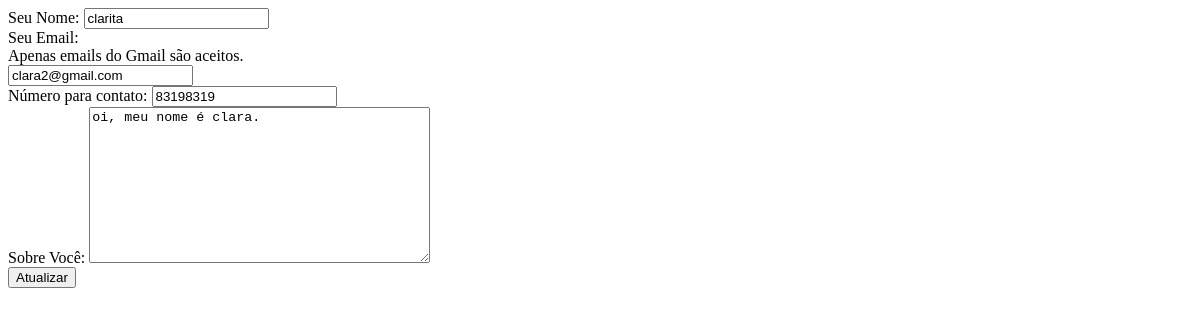
The page /users/update/1/ on the database as committed earlier.
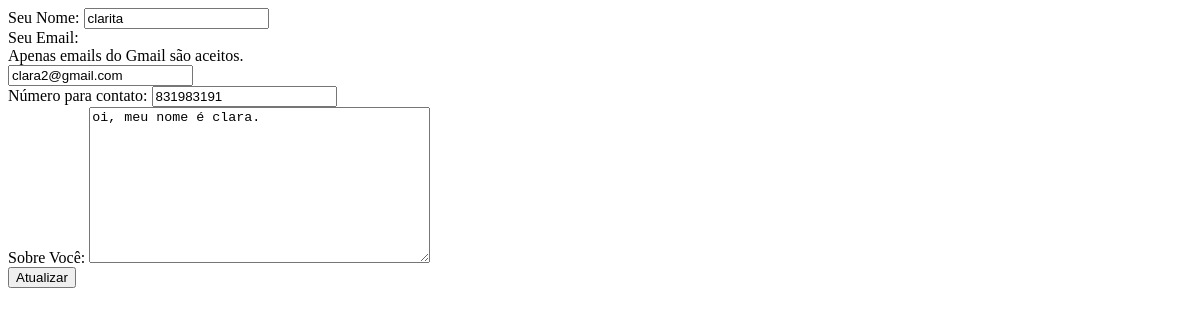
The same page on the database as committed later.
### users/models.py (models this page shows)
class User(models.Model):
    nome = models.CharField(max_length=50)
    email = models.EmailField()
    telefone = models.IntegerField()
    bio = models.TextField()

### users/views.py (the view)
# urls.py: path('update/<int:id>/', views.atualizar, name="update"),
def atualizar(request,id):
    user = User.objects.get(id=id) # será a instancia no else
    if request.method == 'POST':
        form = UsersForm(request.POST, instance=user)
        if form.is_valid():
            user.save()
            return HttpResponseRedirect('/users/all-data/')
    else:
        form = UsersForm(instance=user)
    return render(request, 'users/update.html', {'form':form})

### users/forms.py
class UsersForm(forms.ModelForm):
    nome = forms.CharField(validators=[validators.MaxLengthValidator(10, message="O nome não pode ter mais de 10 caracteres!"),start_with_c],error_messages={'required': "Seu nome não pode estar vazio!"},widget=forms.TextInput(attrs={'class':'form-control'}),label='Seu Nome')
    email = forms.EmailField(validators=[start_with_c],required=False,widget=forms.EmailInput(attrs={'class':'form-control'}),label='Seu Email', help_text="Apenas emails do Gmail são aceitos.")
    class Meta:
        model = User
        fields = "__all__"
        labels = {
            'telefone':'Número para contato',
            'bio':'Sobre Você'
        }
        widgets = {
            'telefone':forms.NumberInput(attrs={'class':'form-control'}),
            'bio':forms.Textarea(attrs={'class':'form-control'})
        }
        help_texts = {
            'email':'Só são aceitos Gmails'
        }
        error_messages = {
            'nome':{
                'required':'Este campo é obrigatório!'
            }
        }

### posts/context_processors.py (called while the page is built)
def categories(request):
    categories = [
    'Programação',
    'Comida',
    'Viagem'
    ]
    return {'categories': categories}

### users/templates/users/update.html (shortened to what this page needs)
<!DOCTYPE html>
<html lang="en">
<head>
</head>
<body>
    <form action="" method="POST">
        {{form}}
        <button type="submit">Atualizar</button>
    </form>
</body>
</html>

Rows that differ between the two databases and show on the page:
changed User "clarita": telefone "83198319" → "831983191"
